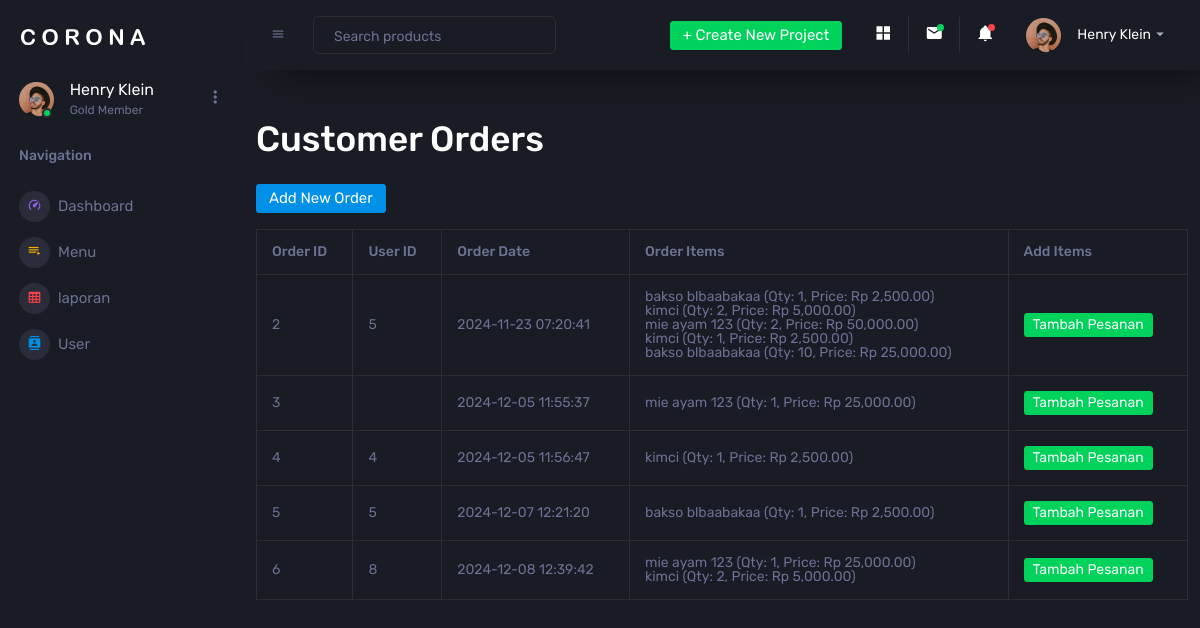
The page /order.php (signed in) on the database its author committed.
### tables this page shows
CREATE TABLE `customer_order` (
  `id_order` int NOT NULL,
  `id_user` int DEFAULT NULL,
  `order_date` timestamp NULL DEFAULT CURRENT_TIMESTAMP,
  `total_amount` decimal(10,2) NOT NULL,
  `payment_status` enum('pending','paid') DEFAULT NULL
);

CREATE TABLE `order_item` (
  `id_order_item` int NOT NULL,
  `id_order` int DEFAULT NULL,
  `id_menu` int DEFAULT NULL,
  `quantity` int NOT NULL,
  `price` decimal(10,2) NOT NULL,
  `payment_status` tinyint(1) DEFAULT '0'
);

CREATE TABLE `menu` (
  `id_menu` int NOT NULL,
  `name` varchar(100) NOT NULL,
  `description` text,
  `price` decimal(10,2) NOT NULL,
  `is_recommended` tinyint(1) DEFAULT '0',
  `created_by` int DEFAULT NULL
);

### function.php (called while the page is built, shortened)
<?php
function getAllOrders($koneksi) {
    $sql = "SELECT * FROM customer_order";
    return $koneksi->query($sql);
}

### order.php (the view, shortened to what this page needs)
<?php
include_once 'koneksi.php';
include_once 'function.php';
include_once 'templates/header.php';
function getOrderItems($koneksi, $id_order)
{
    $sql = "SELECT oi.id_order_item, oi.quantity, oi.price, m.name
            FROM order_item oi
            JOIN menu m ON oi.id_menu = m.id_menu
            WHERE oi.id_order = ?";
    $stmt = $koneksi->prepare($sql);
    $stmt->bind_param("i", $id_order);
    $stmt->execute();
    return $stmt->get_result();
}
$user_id = $_SESSION['id_user'];
if ($_SESSION['role'] === 'admin') {
    $result = getAllOrders($koneksi);
} else {
    $result = getOrdersByUserId($koneksi, $user_id);
}
?>
<div class="main-panel">
    <div class="container mt-5">
        <h1 class="mb-4">Customer Orders</h1>
        <div class="table-container">
            <a href="tambah_order.php" class="btn btn-primary mb-3">Add New Order</a>
            <table class="table table-bordered">
                <thead>
                    <tr>
                        <th>Order ID</th>
                        <th>User ID</th>
                        <th>Order Date</th>
                        <th>Order Items</th>
                        <th>Add Items</th>
                    </tr>
                </thead>
                <tbody>
                    <?php if ($result->num_rows > 0): ?>
                        <?php while ($row = $result->fetch_assoc()): ?>
                            <tr>
                                <td><?= $row['id_order']; ?></td>
                                <td><?= $row['id_user']; ?></td>
                                <td><?= $row['order_date']; ?></td>
                                <td>
                                    <?php
                                    $order_items = getOrderItems($koneksi, $row['id_order']);
                                    if ($order_items->num_rows > 0) {
                                        while ($item = $order_items->fetch_assoc()) {
                                            echo $item['name'] . " (Qty: " . $item['quantity'] . ", Price: Rp " . number_format($item['price'], 2) . ")<br>";
                                        }
                                    } else {
                                        echo "No items found.";
                                    }
                                    ?>
                                </td>
                                <td>
                                    <a href="proses_order.php?id_order=<?= $row['id_order']; ?>" class="btn btn-sm btn-success">Tambah Pesanan</a>
                                </td>
                            </tr>
                        <?php endwhile; ?>
                    <?php else: ?>
                        <tr>
                            <td colspan="5" class="text-center">No orders found</td>
                        </tr>
                    <?php endif; ?>
                </tbody>
            </table>
        </div>
    </div>
</div>
<?php
include_once 'templates/footer.php';
?>

### templates/header.php (shortened to what this page needs)
<!DOCTYPE html>
<html lang="en">
<head>
  <link rel="stylesheet" href="assets/vendors/mdi/css/materialdesignicons.min.css">
  <link rel="stylesheet" href="assets/vendors/css/vendor.bundle.base.css">
  <link rel="stylesheet" href="assets/vendors/jvectormap/jquery-jvectormap.css">
  <link rel="stylesheet" href="assets/vendors/flag-icon-css/css/flag-icon.min.css">
  <link rel="stylesheet" href="assets/vendors/owl-carousel-2/owl.carousel.min.css">
  <link rel="stylesheet" href="assets/vendors/owl-carousel-2/owl.theme.default.min.css">
  <link rel="stylesheet" href="assets/css/style.css">
</head>
<body>
  <div class="container-scroller">
    <nav class="sidebar sidebar-offcanvas" id="sidebar">
      <div class="sidebar-brand-wrapper d-none d-lg-flex align-items-center justify-content-center fixed-top">
        <a class="sidebar-brand brand-logo" href="index.html"><img src="assets/images/logo.svg" alt="logo" /></a>
      </div>
      <ul class="nav">
        <li class="nav-item profile">
          <div class="profile-desc">
            <div class="profile-pic">
              <div class="count-indicator">
                <img class="img-xs rounded-circle " src="assets/images/faces/face15.jpg" alt="">
                <span class="count bg-success"></span>
              </div>
              <div class="profile-name">
                <h5 class="mb-0 font-weight-normal">Henry Klein</h5>
                <span>Gold Member</span>
              </div>
            </div>
            <a href="#" id="profile-dropdown" data-toggle="dropdown"><i class="mdi mdi-dots-vertical"></i></a>
          </div>
        </li>
        <li class="nav-item nav-category">
          <span class="nav-link">Navigation</span>
        </li>
        <li class="nav-item menu-items">
          <a class="nav-link" href="index.php">
            <span class="menu-icon">
              <i class="mdi mdi-speedometer"></i>
            </span>
            <span class="menu-title">Dashboard</span>
          </a>
        </li>
        <?php if (isset($_SESSION['role']) && $_SESSION['role'] === "admin"): ?>
          <li class="nav-item menu-items">
            <a class="nav-link" href="menu.php">
              <span class="menu-icon">
                <i class="mdi mdi-playlist-play"></i>
              </span>
              <span class="menu-title">Menu</span>
            </a>
          </li>
        <?php endif; ?>
        <?php if (isset($_SESSION['role']) && $_SESSION['role'] === "admin"): ?>
          <li class="nav-item menu-items">
            <a class="nav-link" href="customer.php">
              <span class="menu-icon">
                <i class="mdi mdi-table-large"></i>
              </span>
              <span class="menu-title">laporan</span>
            </a>
          </li>
          <li class="nav-item menu-items">
            <a class="nav-link" href="users.php">
              <span class="menu-icon">
                <i class="mdi mdi-contacts"></i>
              </span>
              <span class="menu-title">User</span>
            </a>
          </li>
        <?php endif; ?>
      </ul>
    </nav>
    <div class="container-fluid page-body-wrapper">
      <nav class="navbar p-0 fixed-top d-flex flex-row">
        <div class="navbar-menu-wrapper flex-grow d-flex align-items-stretch">
          <button class="navbar-toggler navbar-toggler align-self-center" type="button" data-toggle="minimize">
            <span class="mdi mdi-menu"></span>
          </button>
          <ul class="navbar-nav w-100">
            <li class="nav-item w-100">
              <form class="nav-link mt-2 mt-md-0 d-none d-lg-flex search">
                <input type="text" class="form-control" placeholder="Search products">
              </form>
            </li>
          </ul>
          <ul class="navbar-nav navbar-nav-right">
            <li class="nav-item dropdown d-none d-lg-block">
              <a class="nav-link btn btn-success create-new-button" id="createbuttonDropdown" data-toggle="dropdown" aria-expanded="false" href="#">+ Create New Project</a>
            </li>
            <li class="nav-item nav-settings d-none d-lg-block">
              <a class="nav-link" href="#">
                <i class="mdi mdi-view-grid"></i>
              </a>
            </li>
            <li class="nav-item dropdown border-left">
              <a class="nav-link count-indicator dropdown-toggle" id="messageDropdown" href="#" data-toggle="dropdown" aria-expanded="false">
                <i class="mdi mdi-email"></i>
                <span class="count bg-success"></span>
              </a>
            </li>
            <li class="nav-item dropdown border-left">
              <a class="nav-link count-indicator dropdown-toggle" id="notificationDropdown" href="#" data-toggle="dropdown">
                <i class="mdi mdi-bell"></i>
                <span class="count bg-danger"></span>
              </a>
            </li>
            <li class="nav-item dropdown">
              <a class="nav-link" id="profileDropdown" href="#" data-toggle="dropdown">
                <div class="navbar-profile">
                  <img class="img-xs rounded-circle" src="assets/images/faces/face15.jpg" alt="">
                  <p class="mb-0 d-none d-sm-block navbar-profile-name">Henry Klein</p>
                  <i class="mdi mdi-menu-down d-none d-sm-block"></i>
                </div>
              </a>
            </li>
          </ul>
        </div>
      </nav>

### templates/footer.php (shortened to what this page needs)
</div>
    </div>
  </body>
</html>

### rows shown on the page
customer_order: id_order "2", id_user "5", order_date "2024-11-23 07:20:41"
order_item: id_menu.name "bakso blbaabakaa", quantity "1", price "2,500.00"
order_item: id_menu.name "kimci", quantity "2", price "5,000.00"
order_item: id_menu.name "mie ayam 123", quantity "2", price "50,000.00"
order_item: id_menu.name "kimci", quantity "1", price "2,500.00"
order_item: id_menu.name "bakso blbaabakaa", quantity "10", price "25,000.00"
customer_order: id_order "3", order_date "2024-12-05 11:55:37"
order_item: id_menu.name "mie ayam 123", quantity "1", price "25,000.00"
customer_order: id_order "4", id_user "4", order_date "2024-12-05 11:56:47"
order_item: id_menu.name "kimci", quantity "1", price "2,500.00"
customer_order: id_order "5", id_user "5", order_date "2024-12-07 12:21:20"
order_item: id_menu.name "bakso blbaabakaa", quantity "1", price "2,500.00"
customer_order: id_order "6", id_user "8", order_date "2024-12-08 12:39:42"
order_item: id_menu.name "mie ayam 123", quantity "1", price "25,000.00"
order_item: id_menu.name "kimci", quantity "2", price "5,000.00"
